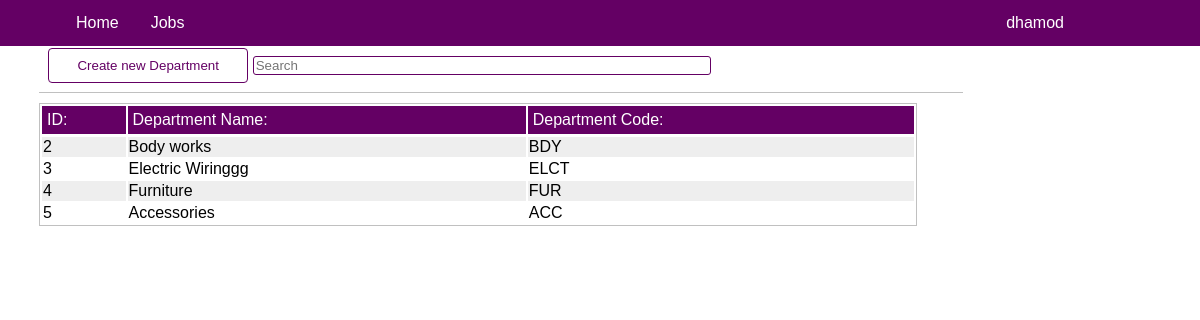
Screenshot of /dre_admin/departments/ (signed in) with the database file from the repository.
### dre_admin/models.py (models this page shows, shortened)
class Department(models.Model):
    dep_code = models.CharField(max_length = 20, unique = False, default = 'All')
    dep_name = models.CharField(max_length = 30,  default = 'All')
    dep_description = models.CharField(max_length = 400, null = True)

### dre_admin/views.py (the view)
# urls.py: path('departments/', views.Departments, name = 'departments'),
@login_required
def Departments(request):
    prf = Profile.objects.get(user__username = request.user.username)
    deps = Department.objects.all().order_by('id')
    if request.method == 'POST':
        form = DepartmentCreationForm(request.POST)
        if form.is_valid():
            try:
                check_dep_code = DepCodeIsUnique(form.cleaned_data.get('dep_code'))
                if check_dep_code:
                    messages.error(request, 'Department code already exists')
                else:
                    dep = Department(dep_code = form.cleaned_data.get('dep_code'),
                    dep_name = form.cleaned_data.get('dep_name'),
                    dep_description = form.cleaned_data.get('dep_description'))
                    dep.save()
                    messages.success(request,'New department was successfully created :)')
            except Exception as e:
                messages.error(request, str(e))
    else:
        form = DepartmentCreationForm()
    context = {
        'form': form,
        'deps': deps,
        'prf': prf
    }
    return render(request, 'dre_admin/department.html', context)

### dre_admin/forms.py
class DepartmentCreationForm(ModelForm):
    class Meta:
        model = Department
        fields = ['dep_code', 'dep_name', 'dep_description']

### dre_admin/templates/dre_admin/department.html (shortened to what this page needs)
{% extends "home/base.html"%}
{% load crispy_forms_tags%}
{% block content %}
    <div class = "actionpage">
        <div class="action-header">
            <button class = 'btn-active' id = "create-department" style = "width: 200px;">Create new Department</button>
            <input type = "text" placeholder = "Search"id = 'srch' />
        </div>
        <table>
            <tr>
                <th>ID:</th>
                <th>Department Name:</th>
                <th>Department Code:</th>
            </tr>
            {% for d in deps %}
            {% if d.dep_name != 'All'%}
                <tr class = 'table-row' id = "{{d.id}}">
                    <td>{{d.id}}</td>
                    <td>{{d.dep_name}}</td>
                    <td>{{d.dep_code}}</td>
                </tr>
            {% endif %}
            {% endfor %}
        </table>
    </div>
{% endblock %}

### home/templates/home/base.html (shortened to what this page needs)
{% load static %}
<!DOCTYPE html>
<html>
    <head>
        <link rel = "stylesheet" href = "{% static 'home/css/main.css'%}" />
    </head>
    <body>
      <nav class = 'main-nav'>
        <ul>
          <div class = 'left-stuff-container'>
            <li><a href="{% url 'home'%}">Home</a></li>
            <li><a href="#">Jobs</a></li>
          </div>
          <div class = 'right-stuff-container'>
            <li class = 'dropdown'>
              <a href="javascript:void(0)" class="dropbtn">{{user.username}} </a>
            </li>
          </div>
        </ul>
      </nav>
      <div class = 'mainpage'>
        {% block content %}{% endblock %}
      </div>
    </body>
</html>

### home/static/home/css/main.css (style rules this page uses)
body { margin: 0px;; padding: 0px;; font-family: "Arial Black", Gadget, sans-serif; background-size: cover; }
.main-nav { background-color: rgb(100,0,100); position: fixed; top: 0; width: 100%; z-index: 1; }
ul { list-style-type: none; margin: 0; padding: 0; overflow: hidden; }
.left-stuff-container { margin-left: 5%; }
li { float: left; }
li a { display: block; text-align: center; padding: 14px 16px; text-decoration: none; color: white; border-radius: 4px; transition: all 0.1s ease-out; }
.right-stuff-container { display: inline-block; float: right; margin-right: 10%; }
.mainpage { margin-top: 0px; }
.actionpage { margin-top: 2%; margin: 2%; padding: 15px; width: 77%; }
.action-header { padding: 1%; border-bottom: solid 1px silver; }
input[type = text] { width: 50%; border: solid; border-color: rgb(100,0,100); border-width: 1px; border-radius: 3px; }
.btn-active { height: 35px; width: 120px; background-color: white; color: rgb(100,0,100); border: solid 1px rgb(100,0,100); border-radius: 4px; transition: all 0.1s ease-out; }
table { width: 95%; border: solid; border-width: 1px; border-color: silver; overflow: scroll; margin-top: 1%; margin-bottom: 2%; }
th { width: auto; background-color: rgb(100,0,100); color: white; text-align: left; font-weight:normal; padding: 5px; border-bottom: solid 1px; }
tr { border-bottom: solid; border-width: 1px; border-color: black; background-color: white; }
tr:nth-child(even) { background-color: #eee; }

### rows the page displays
Department: id "2", dep_name "Body works", dep_code "BDY"
Department: id "3", dep_name "Electric Wiringgg", dep_code "ELCT"
Department: id "4", dep_name "Furniture", dep_code "FUR"
Department: id "5", dep_name "Accessories", dep_code "ACC"

### other values shown
{{ user.username }} "dhamod"
